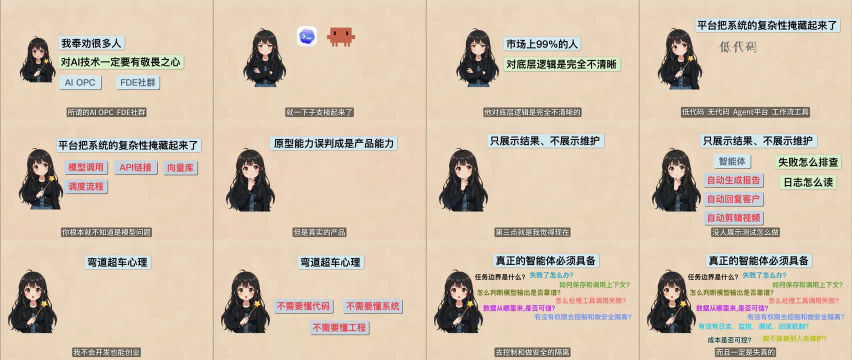
#> input picture references/canvas-contact-sheet.jpg, 1704 x 720 px (shown at 1/2 size)
$ python remove-connected-background.py ../references/canvas-contact-sheet.jpg out.png
#> lines starting #> are read from the running program, lines starting #| are printed output that depends on the picture; after the words box and inside, x2 and y2 are one past the last pixel; in counts of white or black regions, pixels touching at a corner belong together
#!/usr/bin/env python3
"""Remove the connected peach backdrop used by the project host pose sheets."""

from __future__ import annotations

import argparse
from collections import deque
from pathlib import Path

import numpy as np
from PIL import Image


def parse_args() -> argparse.Namespace:
    parser = argparse.ArgumentParser(
        description="Make border-connected peach pixels transparent."
    )
    parser.add_argument("input", type=Path)
    parser.add_argument("output", type=Path)
    parser.add_argument("--min-r", type=int, default=205)
    parser.add_argument("--min-g", type=int, default=180)
    parser.add_argument("--min-b", type=int, default=155)
    parser.add_argument("--min-rg", type=int, default=5)
    parser.add_argument("--max-rg", type=int, default=55)
    parser.add_argument("--min-gb", type=int, default=0)
    parser.add_argument("--max-gb", type=int, default=55)
    return parser.parse_args()


def connected_border_mask(candidate: np.ndarray) -> np.ndarray:
    height, width = candidate.shape
    connected = np.zeros((height, width), dtype=np.bool_)
    queue: deque[tuple[int, int]] = deque()

    def seed(y: int, x: int) -> None:
        if candidate[y, x] and not connected[y, x]:
            connected[y, x] = True
            queue.append((y, x))

    for x in range(width):
        seed(0, x)
        seed(height - 1, x)
    for y in range(1, height - 1):
        seed(y, 0)
        seed(y, width - 1)

    while queue:
        y, x = queue.popleft()
        if y > 0:
            seed(y - 1, x)
        if y + 1 < height:
            seed(y + 1, x)
        if x > 0:
            seed(y, x - 1)
        if x + 1 < width:
            seed(y, x + 1)

    return connected


def main() -> None:
    args = parse_args()
    rgb = np.asarray(Image.open(args.input).convert("RGB"), dtype=np.uint8)
#> rgb is the input picture: shape (720, 1704, 3); mean R, G, B 211.4, 194.2, 174.6
    values = rgb.astype(np.int16)
    red, green, blue = values[..., 0], values[..., 1], values[..., 2]
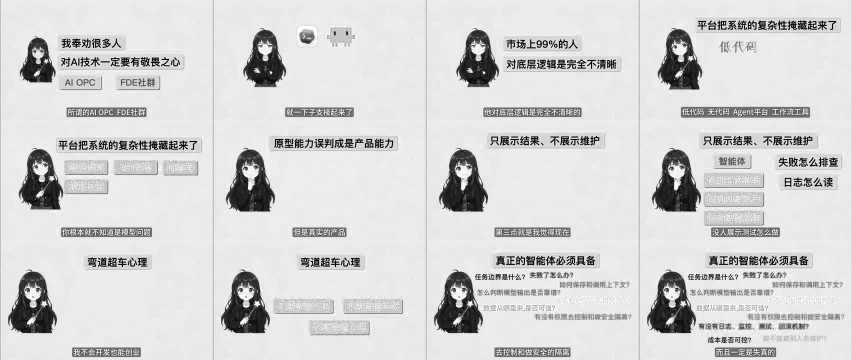
#> red: shape (720, 1704) int16 (shown at 1/2 size); min 0, max 255, mean 211.4
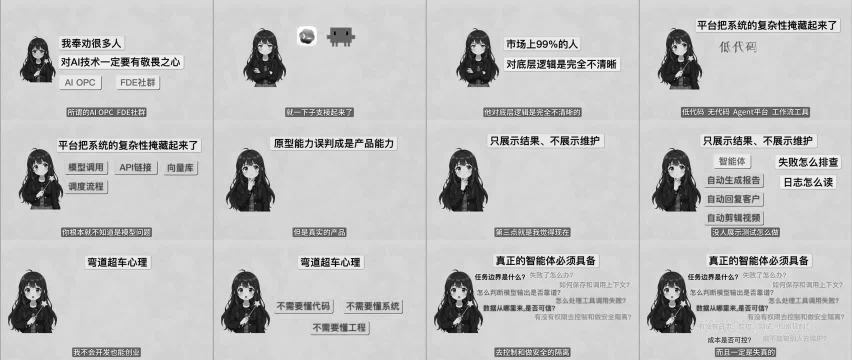
#> green: shape (720, 1704) int16 (shown at 1/2 size); min 0, max 255, mean 194.2
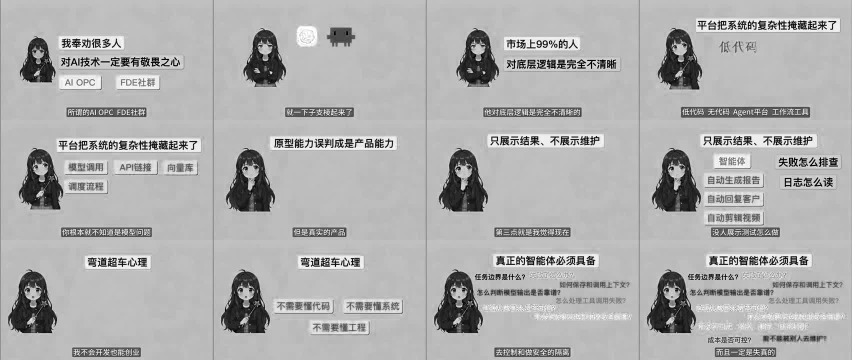
#> blue: shape (720, 1704) int16 (shown at 1/2 size); min 0, max 255, mean 174.6

    red_green = red - green
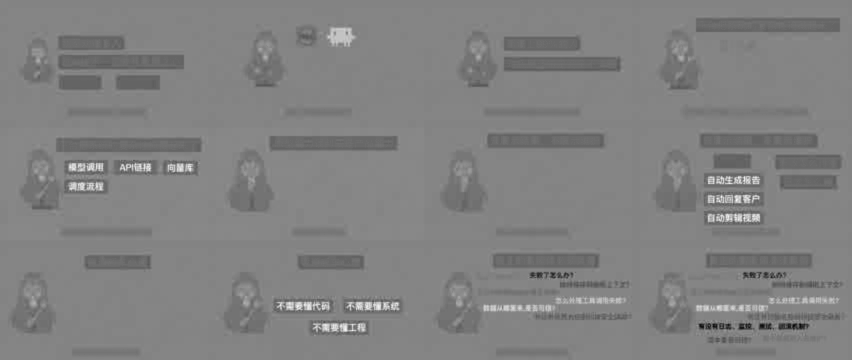
#> red_green: shape (720, 1704) int16 (shown at 1/2 size); min -147, max 176, mean 17.3; drawn with min black and max white
    green_blue = green - blue
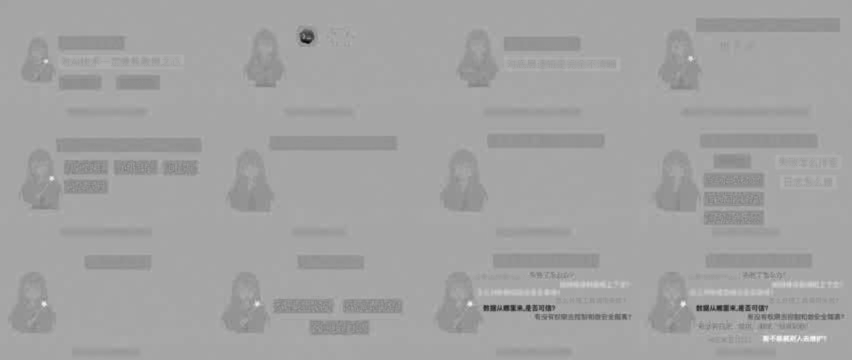
#> green_blue: shape (720, 1704) int16 (shown at 1/2 size); min -230, max 161, mean 19.5; drawn with min black and max white
    candidate = (
        (red >= args.min_r)
        & (green >= args.min_g)
        & (blue >= args.min_b)
        & (red_green >= args.min_rg)
        & (red_green <= args.max_rg)
        & (green_blue >= args.min_gb)
        & (green_blue <= args.max_gb)
    )
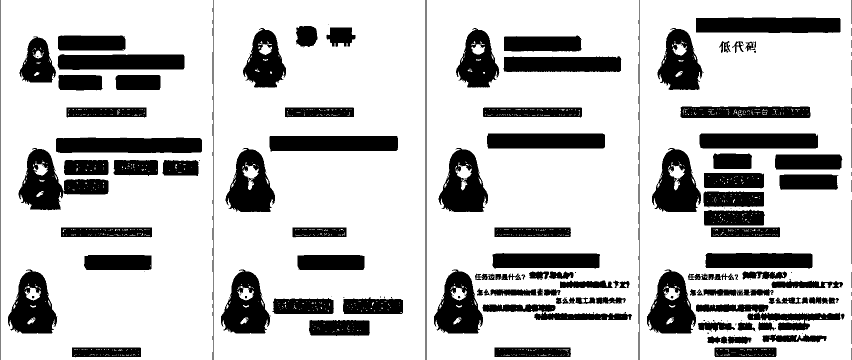
#> candidate: shape (720, 1704) bool (shown at 1/2 size); 77.2% white; 202 black regions (84 under 20 px), largest, box (x1, y1, x2, y2) and area: (37, 296, 217, 421) 9571, (112, 275, 404, 306) 8606, (1392, 35, 1681, 66) 8570
    background = connected_border_mask(candidate)
#> background: shape (720, 1704) bool; 76.3% white; 170 black regions (54 under 20 px), largest, box (x1, y1, x2, y2) and area: (37, 296, 217, 421) 10209, (112, 275, 404, 306) 8606, (877, 296, 976, 424) 8606

    alpha = np.where(background, 0, 255).astype(np.uint8)
    rgba = np.dstack((rgb, alpha))
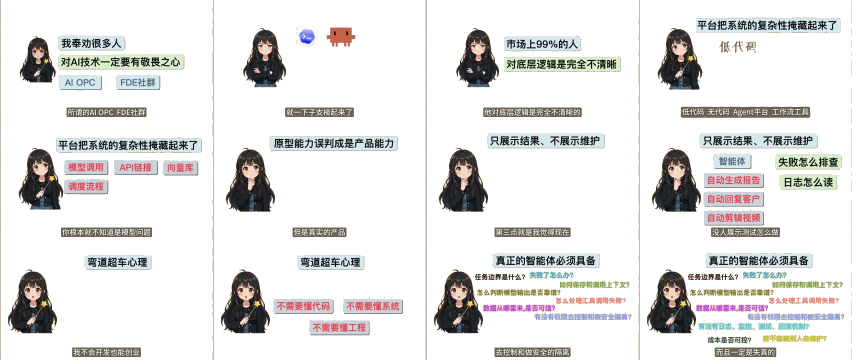
#> rgba: shape (720, 1704, 4) (shown at 1/2 size); mean R, G, B, A 211.4, 194.2, 174.6, 60.5; transparent parts drawn white
    args.output.parent.mkdir(parents=True, exist_ok=True)
    Image.fromarray(rgba, "RGBA").save(args.output)

    removed = int(background.sum())
#> removed = 935928
    total = int(background.size)
#> total = 1226880
    print(f"removed={removed}/{total} ({removed / total:.2%}) output={args.output}")
#| removed=935928/1226880 (76.29%) output=out.png


if __name__ == "__main__":
    main()
